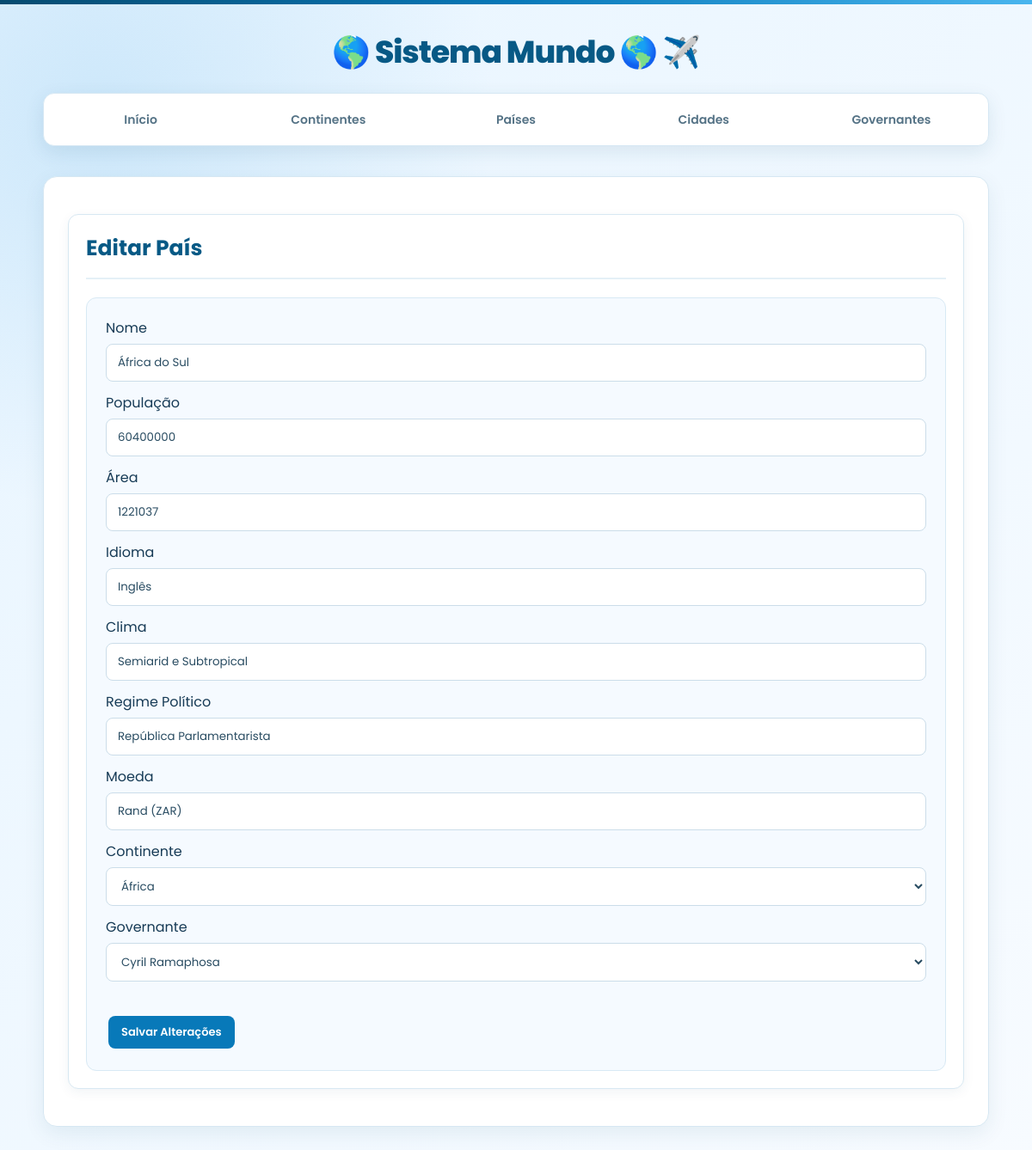
/editar_pais.php?id=1, run on the app's committed database.
### tables this page shows
create table tb_paises (
id_pais int primary key not null auto_increment,
nome varchar(100) not null,
pop int not null,
area int not null,
idioma varchar(60) not null,
clima varchar(60) not null,
reg_pol varchar(60) not null,
moeda varchar(60) not null,
id_continente int not null,
id_gov int not null,
foreign key (id_continente)
references tb_continentes(id_continente),
foreign key (id_gov)
references tb_governantes(id_gov)
);

### editar_pais.php (the view, shortened to what this page needs)
<?php
$id = $_GET['id'];
$sql = "SELECT * FROM tb_paises WHERE id_pais = $id";
$resultado = mysqli_query($con, $sql);
$dados = mysqli_fetch_assoc($resultado);
?>
<!DOCTYPE html>
<html lang="pt-br">
<head>
<link rel="stylesheet" href="style.css">
</head>
<body>
<header>
<h1>Sistema Mundo 🌎</h1>
</header>
<nav>
<div class="menu">
  <a href="index.html">Início</a>
  <a href="continentes.php">Continentes</a>
  <a href="paises.php">Países</a>
  <a href="cidades.php">Cidades</a>
  <a href="governantes.php">Governantes</a>
</div>
</nav>
<div class="container">
<div class="card">
<h2>Editar País</h2>
<form method="POST">
<label>Nome</label>
<input type="text" name="nome" value="<?php echo $dados['nome']; ?>" required>
<label>População</label>
<input type="number" name="pop" value="<?php echo $dados['pop']; ?>" required>
<label>Área</label>
<input type="number" name="area" value="<?php echo $dados['area']; ?>" required>
<label>Idioma</label>
<input type="text" name="idioma" value="<?php echo $dados['idioma']; ?>" required>
<label>Clima</label>
<input type="text" name="clima" value="<?php echo $dados['clima']; ?>" required>
<label>Regime Político</label>
<input type="text" name="reg_pol" value="<?php echo $dados['reg_pol']; ?>" required>
<label>Moeda</label>
<input type="text" name="moeda" value="<?php echo $dados['moeda']; ?>" required>
<label>Continente</label>
<select name="id_continente">
<?php
$sql = "SELECT * FROM tb_continentes";
$res = mysqli_query($con,$sql);
while($linha=mysqli_fetch_assoc($res))
{
$selecionado = "";
if($linha['id_continente']==$dados['id_continente'])
    $selecionado="selected";
echo "<option value='".$linha['id_continente']."' $selecionado>".$linha['nome']."</option>";
}
?>
</select>
<label>Governante</label>
<select name="id_gov">
<?php
$sql="SELECT * FROM tb_governantes";
$res=mysqli_query($con,$sql);
while($linha=mysqli_fetch_assoc($res))
{
$selecionado="";
if($linha['id_gov']==$dados['id_gov'])
    $selecionado="selected";
echo "<option value='".$linha['id_gov']."' $selecionado>".$linha['nome']."</option>";
}
?>
</select>
<br><br>
<button type="submit" name="editar">Salvar Alterações</button>
</form>
</div>
</div>
</body>
</html>

### style.css (style rules this page uses)
* { box-sizing: border-box; }
body { margin: 0; min-height: 100vh; font-family: "Poppins", sans-serif; color: #173b56; background: radial-gradient( circle at 10% 10%, rgba(74, 168, 230, 0.18), transparent 28% ), linear-gradient( 135deg, #e8f5ff, #f7fbff ); background-attachment: fixed; }
body::before { content: ""; display: block; height: 5px; background: linear-gradient( 90deg, #064b70, #0879b9, #49b5ee ); }
header { padding: 28px 20px 20px; text-align: center; }
header h1 { margin: 0; color: #075985; font-size: 36px; font-weight: 800; letter-spacing: -1px; }
header h1::before { content: "🌎 "; }
header h1::after { content: " ✈️"; }
nav { width: 100%; padding: 0 20px; }
.menu { width: 100%; max-width: 1100px; min-height: 62px; margin: 0 auto 35px; padding: 6px; display: flex; align-items: center; justify-content: center; gap: 5px; background: #ffffff; border: 1px solid #d5e7f3; border-radius: 13px; box-shadow: 0 7px 22px rgba(20, 78, 112, 0.10); }
.menu a { flex: 1; max-width: 230px; height: 48px; display: flex; align-items: center; justify-content: center; gap: 8px; color: #557386; text-decoration: none; border-radius: 9px; font-size: 14px; font-weight: 600; transition: 0.2s ease; }
.container { width: 92%; max-width: 1100px; margin: 0 auto 50px; padding: 28px; background: #ffffff; border: 1px solid #d6e7f2; border-radius: 16px; box-shadow: 0 8px 25px rgba(19, 73, 105, 0.08); }
.container h2 { margin-top: 0; padding-bottom: 15px; color: #075985; font-size: 25px; border-bottom: 2px solid #e4f0f7; }
.container h2::before { margin-right: 8px; }
button { padding: 9px 15px; margin: 3px; border: none; border-radius: 8px; background: #0879b9; color: #ffffff; font-family: "Poppins", sans-serif; font-size: 13px; font-weight: 600; cursor: pointer; transition: 0.2s ease; }
form { margin-top: 20px; padding: 22px; background: #f5faff; border: 1px solid #d8e9f4; border-radius: 12px; }
input, select { width: 100%; padding: 11px 13px; margin: 6px 0 12px; background: #ffffff; border: 1px solid #cbdde9; border-radius: 8px; outline: none; font-family: "Poppins", sans-serif; color: #294c62; transition: 0.2s ease; }
.card { padding: 20px; margin: 15px 0; background: #ffffff; border: 1px solid #d8e8f2; border-radius: 12px; box-shadow: 0 4px 14px rgba(20, 75, 105, 0.06); }

### data on the page
tb_paises: nome "África do Sul", pop "60400000", area "1221037", idioma "Inglês", clima "Semiarid e Subtropical", reg_pol "República Parlamentarista", moeda "Rand (ZAR)"

### other printed values
form field id_continente "África"
form field id_gov "Cyril Ramaphosa"
